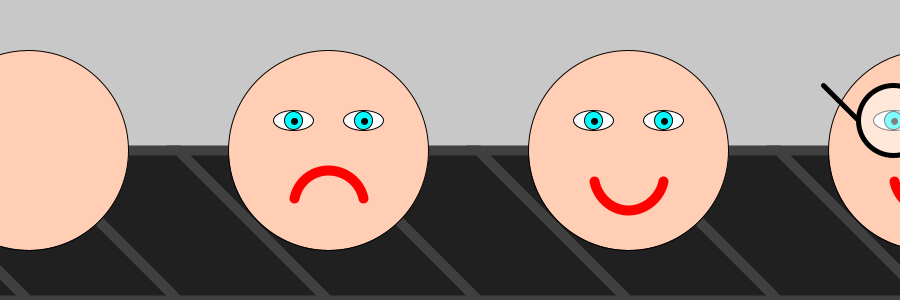
Frame 1 (no input)
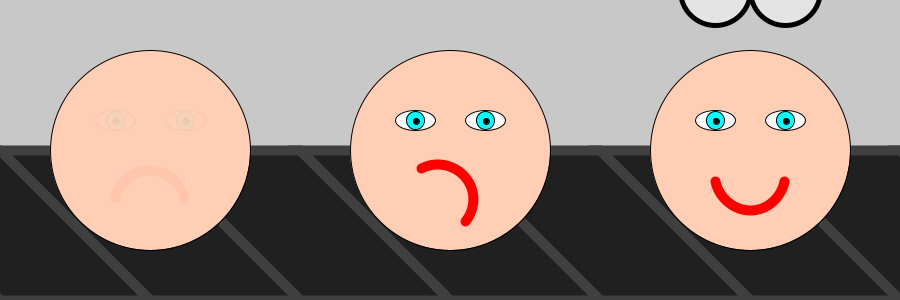
Frame 60 (the mouse pressed at the canvas centre just before this capture)
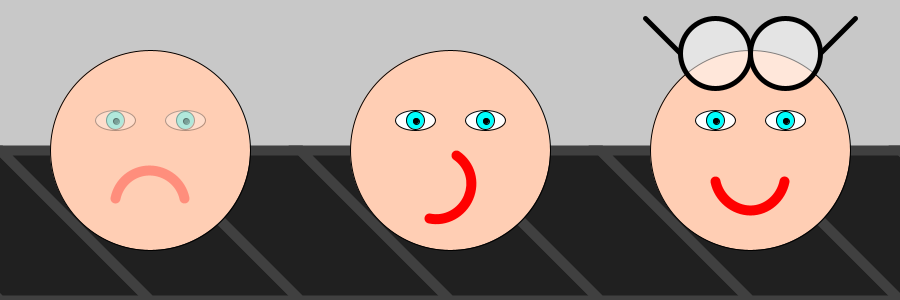
Frame 120 (the mouse held since frame 60 and released just before this capture)

The Processing sketch that drew these frames (run headless with seeded random() and noise(); from frame 60 on, the mouse is pressed at the canvas centre):

// Processing sketch: AssemblyLine
// ── AssemblyLine.pde

int cycleLength = 5000;
int stations = 3;
int transits = stations + 2; // We want to see products moving between each station, plus on and off the screen

void setup() {
  size(900, 300);
}

void draw() {
  background(200);
  int valueInCycle = millis() % cycleLength;
  
  // Draw the conveyor belt
  pushStyle();
  fill(32);
  stroke(64);
  strokeWeight(10);
  int slats = 10;
  float xOffset = getProductX(0, valueInCycle);
  float inset = height / 2;
  float stationWidth = width / stations;
  float slatsEnd = stationWidth * transits;
  
  for (int slat = 0; slat < slats; ++slat)
  {
    float xStart = map(slat, 0, slats, 0, slatsEnd) + xOffset;
    float xEnd = map(slat + 1, 0, slats, 0, slatsEnd) + xOffset;
    
    beginShape();
    vertex(xStart, height);
    vertex(xEnd, height);
    vertex(xEnd - inset, height - inset);
    vertex(xStart - inset, height - inset);
    endShape(CLOSE);
  }
  popStyle();
  
  // Draw a product at each station
  for (int station = 0; station < transits; ++station) {
    float position = (float)station + norm(valueInCycle, 0, cycleLength);
    push();
    translate(getProductX(station, valueInCycle), getProductY());
    drawProduct(position);
    pop();
  }
}

float boundedMap(float value, float start1, float stop1, float start2, float stop2) {
  float value2 = norm(value, start1, stop1);
  if (value2 < 0) {
    return start2;
  } else if (value2 < 1) {
    return map(value, start1, stop1, start2, stop2);
  } else {
    return stop2;
  }
}

float conveyorBelt01(float value) {
  if (value < 0.2) {
    return map(value, 0, 0.2, 0, 0.5);
  } else if (value < 0.8) {
    return 0.5;
  } else {
    return map(value, 0.8, 1, 0.5, 1);
  }
}

float conveyorBeltMap(float value, float start1, float stop1, float start2, float stop2) {
  float value2 = conveyorBelt01(norm(value, start1, stop1));
  return map(value2, 0, 1, start2, stop2);
}

float getProductX(int station, int valueInCycle) {
  float stationWidth = width / stations;
  float stationStart = map(station, 0, transits, -stationWidth, width + stationWidth);
  float x = conveyorBeltMap(valueInCycle, 0, cycleLength, stationStart, stationStart + stationWidth); 
  return x;
}

float getProductY() {
  return height / 2;
}

void drawProduct(float position /* the whole number represents the station the product is at, the decimal represents how far through the station it is */) {
  fill(0xff, 0xce, 0xb4);
  ellipse(0, 0, 200, 200);  

  float x = 35;
  float y = -30;
  
  // At station 1 on the assembly line (between 1.2 and 1.8) the eyes and mouth appear
  float faceAlpha = boundedMap(position, 1.2, 1.8, 0, 1);
  faceAlpha *= pow(faceAlpha, 1.5);
  faceAlpha *= 255;
  
  // At station 2 the mouth is turned around
  float mouthRotation = boundedMap(position, 2.2, 2.8, 0, PI);

  // At station 3 the glasses go on
  float glassesY = boundedMap(position, 3.2, 3.8, -height * 0.7, y);

  push();
  translate(-x, y);
  drawEye(faceAlpha);
  pop();
  push();
  translate(x, y);
  drawEye(faceAlpha);
  pop();
  
  push();
  translate(0, 40);
  rotate(mouthRotation);
  drawMouth(faceAlpha);
  pop();

  push();
  translate(0, glassesY);
  drawGlasses(35);
  pop();
}

void drawEye(float alpha) {
  float eyeWidth = 40;
  float eyeHeight = 20;
  float irisSize = 18;
  float pupilSize = 6;

  stroke(0, 0, 0, alpha);
  fill(255, 255, 255, alpha);
  ellipse(0, 0, eyeWidth, eyeHeight);
  fill(0, 255, 255, alpha);
  ellipse(0, 0, irisSize, irisSize);
  fill(0, 0, 0, alpha);
  ellipse(1, 1, pupilSize, pupilSize);
}

void drawMouth(float alpha) {
  float adjustment = 0.2;
  
  noFill();
  stroke(255, 0, 0, alpha);
  strokeWeight(10);
  arc(0, 15, 70, 70, PI + adjustment, TWO_PI - adjustment);
}

void drawGlasses(float w) {
  float w2 = w * 2;
  float w3 = w * 3;
  fill(255, 128);
  stroke(0, 0, 0);
  strokeWeight(5);
  ellipse(-w, 0, w2, w2);
  ellipse( w, 0, w2, w2);
  line(-w2, 0, -w3, -w);
  line( w2, 0,  w3, -w);
}
